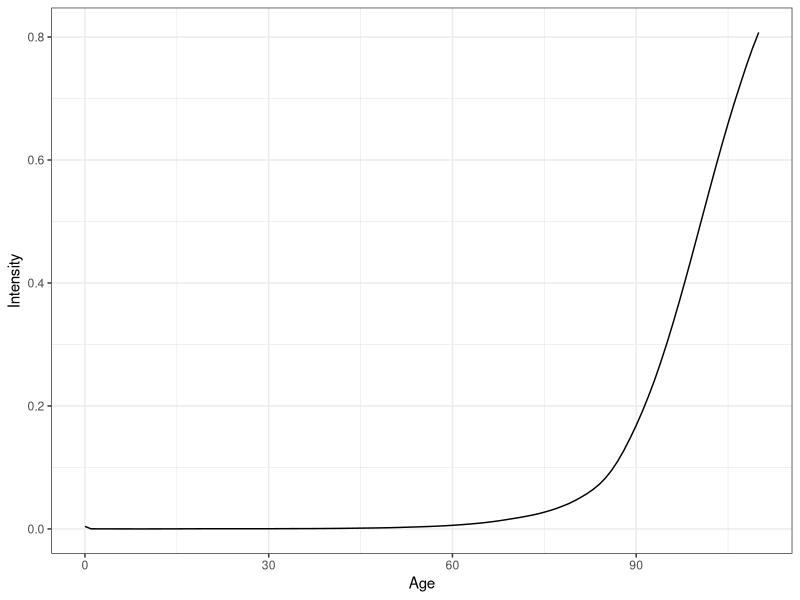
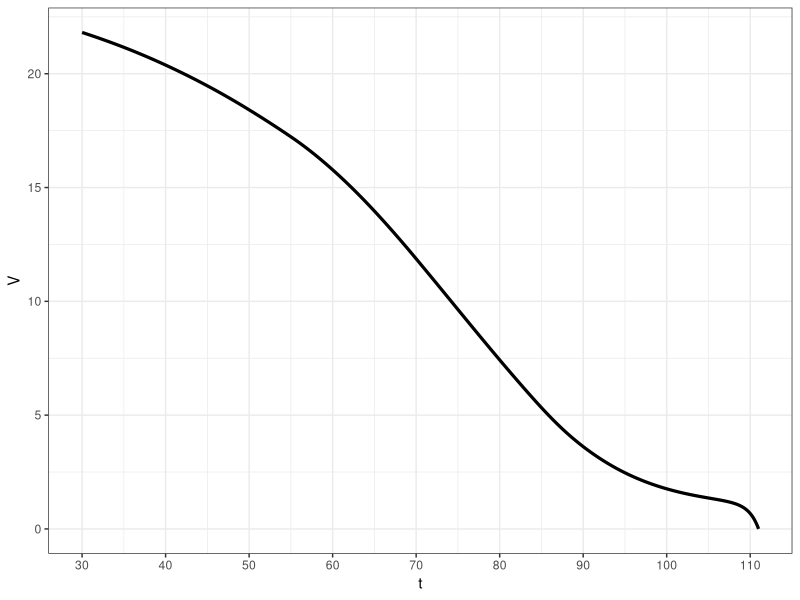

Here is the R script that generated these plots, in order:


# Packagess

library(tidyverse)

# settings

theme_set(theme_bw())

# data

mortality <- read.csv("mortality.csv", sep = ";", dec = ",")

mortality %>%
  ggplot(aes(x = Age, y = Intensity)) +
  geom_line()

mu_t <- approxfun(x = mortality$Age, y = mortality$Intensity, method = "linear", rule = 2)

# Parameters

# Parameter definitions from the provided table
r <- 0.02
alpha <- 0.04
sigma <- 0.13
m <- 70
theta <- 0.12
K <- 4

# L(t) defined as a function of time t
L <- function(t) {
  600000 * exp(0.018 * (t - 30))
}

pi_t <- function(t) {
  ifelse(t < 55, 
         1,
         ifelse(t >= 55 & t <= m, 
                -(1 / (2 * (m - 55))) * t + (2 * m - 55) / (2 * (m - 55)), 
                0.5))
}

r_sim <- function(t) {
  pi_t(t)*alpha + (1-pi_t(t))*r
}

# Exercise (i)

# Define the ODE function based on the calculation basis
# dV/dt = f(t, V)
thiele_ode <- function(t, V, r_t, mu_t) {
  # r_tilde and mu_tilde are functions of t from Table 2
  return((r_t(t) + mu_t(t)) * V - 1)
}

solve_v0_rk4 <- function(t_start, t_end, n, r_tilde_f, mu_tilde_f) {
  # We solve BACKWARD from t_end (111) to t_start (30)
  h <- (t_start - t_end) / n  # h will be negative
  t_vec <- seq(t_end, t_start, by = h)
  v_vec <- numeric(length(t_vec))
  
  v_vec[1] <- 0 # Boundary condition V(111) = 0
  
  for (i in 1:(length(t_vec) - 1)) {
    t <- t_vec[i]
    v <- v_vec[i]
    
    k1 <- h * thiele_ode(t, v, r_tilde_f, mu_tilde_f)
    k2 <- h * thiele_ode(t + h/2, v + k1/2, r_tilde_f, mu_tilde_f)
    k3 <- h * thiele_ode(t + h/2, v + k2/2, r_tilde_f, mu_tilde_f)
    k4 <- h * thiele_ode(t + h, v + k3, r_tilde_f, mu_tilde_f)
    
    v_vec[i+1] <- v + (k1 + 2*k2 + 2*k3 + k4) / 6
  }
  
  # Return as a function for easy lookup in the Euler scheme (part ii)
  return(approxfun(t_vec, v_vec))
}

V_func <- solve_v0_rk4(30, 111, 1000, r_sim, mu_t)

reserve_df <- data.frame(
  t = seq(30, 111, by = 0.01)
)
reserve_df$V <- V_func(reserve_df$t)

reserve_df

reserve_df %>%
ggplot(aes(x = t, y = V)) +
geom_line(size = 1.1) +
scale_x_continuous(breaks = seq(30, 110, 10)) +
scale_y_continuous(breaks = seq(0, 30, 5)) 
